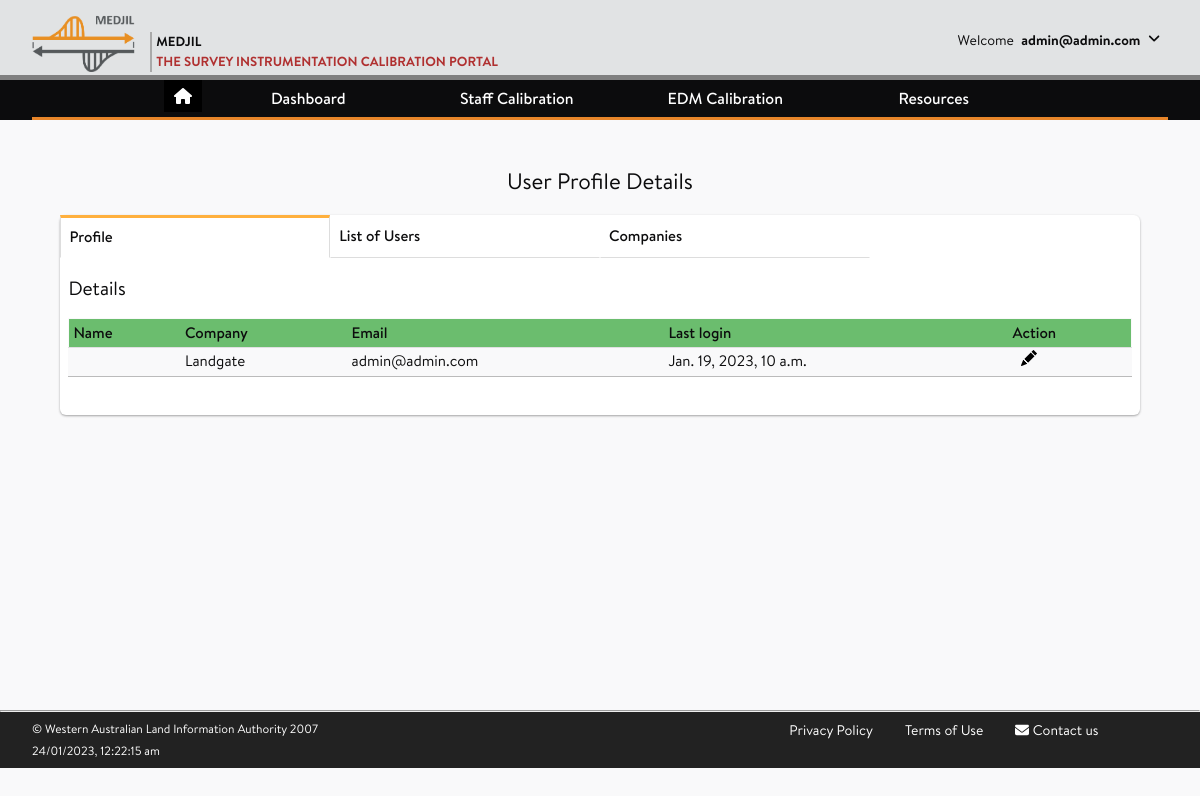
Page /accounts/user_account/ (signed in) on the earlier database version.
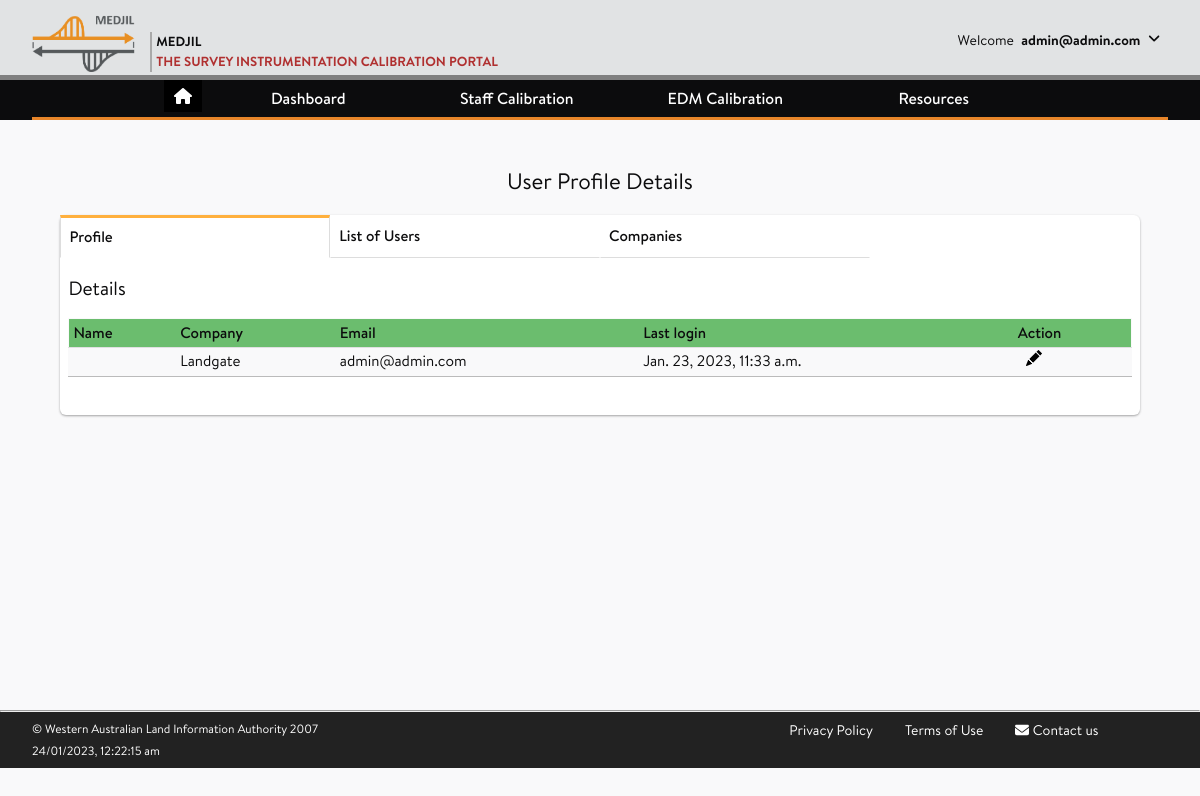
Same page on the later database version.
### accounts/models.py (models this page shows, shortened)
class CustomUser(AbstractUser):
    company = models.ForeignKey(
                                Company,
                                on_delete = models.SET_NULL,
                                blank = True,
                                null = True,
    )
    username = None
    email = LowerCaseEmailField(_('email address'),
                                max_length = 150,
                                unique=True,
                                error_messages = {
                                    'unique': _("The user with that email address already exists.")
                                })
    USERNAME_FIELD = 'email'
    REQUIRED_FIELDS = []
    objects = CustomUserManager()

class Company(models.Model):
    company_name = models.CharField(max_length=200, unique=True)
    company_abbrev = models.CharField(max_length=20)
    class Meta:
        ordering = ['company_name']
    def __str__(self):
        return self.company_name

### accounts/views.py (the view)
# urls.py: path('user_account/', views.user_account, name ='user_account'),
@login_required(login_url="/accounts/login")
def user_account(request):
    this_user = get_object_or_404(CustomUser, email=request.user.email)
    if request.user.is_staff:
        user_list = CustomUser.objects.all().exclude(is_staff=True).order_by('id')
    else:
        user_list = CustomUser.objects.filter(company=request.user.company).order_by('date_joined')
    user_page = Paginator(user_list, 25) # Show 25 list per page.
    user_page_number = request.GET.get('page')
    user_page_obj = user_page.get_page(user_page_number)
    company_list = Company.objects.exclude(company_abbrev__exact='OTH').order_by(Lower('company_name'))
    company_page = Paginator(company_list, 25) # Show 25 list per page.
    company_page_number = request.GET.get('page')
    company_page_obj = company_page.get_page(company_page_number)
    context = {
        'this_user': this_user,
        'user_page_obj': user_page_obj,
        'company_page_obj': company_page_obj,
    }
    return render(request, 'accounts/user_accounts.html', context)

### accounts/templates/accounts/user_accounts.html (shortened to what this page needs)
{% extends 'base_generic.html' %}
{% load static %}
{% block content %}
	<article class="post">
		<div class="post-header mt-12 mb-5 text-center">
        <h1>User Profile Details</h1>
		</div>
		<div class="post-content">
			<div class="tab-wrap">
				<label for="tab1">Profile</label>
				<label for="tab2">List of Users</label>
				{% if request.user.is_staff %}
					<label for="tab3">Companies</label>
				{% endif %}
				<section id="content1">
					<h3>Details</h3>
					<div class="form-container">
						<table style="width:100%">
							<tr>
						  	<th>Name</th>
						  	<th>Company</th>
						  	<th>Email</th>
						  	<th>Last login</th>
						  	<th>Action</th>
					  	</tr>
							<tr>
								<td>{{ this_user.first_name }} {{ this_user.last_name }}</td>
								<td>{{ this_user.company }}</td>
								<td>{{ this_user.email }}</td>
								<td>{{ this_user.last_login }}</td>
								<td>
									<div class="form-container reset-password-container">
									<a href="{% url 'accounts:user_profile' %}">
									</a>
									</div>
								</td>
							</tr>
						</table>
						<br>
					</div>
				</section>
			</div>
		</div>
	</article>
{% endblock %}

### templates/base_generic.html (shortened to what this page needs)
{% load static %}
<!DOCTYPE html>
<html lang="en">
<head>
    <link rel="stylesheet" href="https://cdnjs.cloudflare.com/ajax/libs/font-awesome/6.2.0/css/all.min.css" />
    <link rel="stylesheet" href="{% static 'main.css' %}">
    <link rel="stylesheet" href="{% static 'fonts/stylesheet.css' %}">
    <link rel="stylesheet" href="{% static 'style_ib.css' %}">
</head>
<body>
    <div class="page-wrap">
    <header class="page-header">
        <div class="wrapper">
            <div class="header-wrapper">
                <a class="header-logo" href="{% url 'home' %}">
                    <img src="{% static 'logo.png' %}" alt="Medjil">
                    <p>
                        <span>Medjil</span>
                        <span>The Survey Instrumentation Calibration Portal</span>
                    </p>
                </a>
                <div class="header-userinfo">
                        <div>
                            <span>Welcome</span>
                                {% if user.is_authenticated %}
                                    {% if not user.first_name %}
                                        <span><strong> {{ user.email }}</strong></span>
                                    {% else %}
                                        <span><strong>{{ user.first_name }}</strong></span>
                                    {% endif %}
                                {% endif %}
                                <span>
                                    <a href="#" id="header-toggle"><i class="fas fa-angle-down rotate" aria-hidden="true"></i></a>
                                </span>
                        </div>
                </div>
            </div>
        </div>
    </header>
    <nav class="page-nav">
        <div class="wrapper">
            <ul class="nav-links">
            		<li>
            				<ul>
            						<button class="btn_home"><a href="{% url 'home' %}"><i class="fa fa-home"></i></a></button>
            				</ul>
            		</li>
                <li class="nav-item has-subnav"><a tabindex="0">Dashboard</a>
                </li>
                <li class="nav-item has-subnav"><a tabindex="0">Staff Calibration</a>
                </li>
                <li class="nav-item has-subnav"><a tabindex="0">EDM Calibration </a>
                </li>
                <li class="nav-item has-subnav"><a tabindex="0">Resources</a>
                </li>
            </ul>
        </div>
    </nav>
    <main class="page-content">
        <div class="wrapper">
            {% block content %}
            {% endblock content %}
        </div>
    </main>
    <hr>
    <footer class="page-footer">
        <div class="wrapper">
            <div class="footer-row3">
                <div class="policy-col-1">
                    <a href="{% url 'terms' %}">Privacy Policy</a>
                    <a href="{% url 'terms' %}">Terms of Use</a>
                    <a href="mailto:geodesy@landgate.wa.gov.au"><i class="fas fa-envelope"></i> <span>Contact us</span></a>
                </div>
                <div class="policy-col-2">
                      <p>&#169; Western Australian Land Information Authority 2007</p>
                      <span id="current_time"></span>
                </div>
            </div>
        </div>
    </footer>
</body>
</html>

Differences in the rows shown:
changed CustomUser "admin@admin.com": last_login "Jan. 19, 2023, 10 a.m." → "Jan. 23, 2023, 11:33 a.m."
